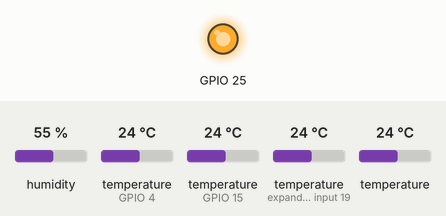
Bench run of a sketch on a simulated ESP32. On the bench: output pins drawn as LEDs (lit = HIGH). The test bench sets the inputs (shaded band); at power-on: humidity 55 %, temperature (sensors on GPIO 4, GPIO 15, expander input 19) 24 °C, temperature 24 °C. WiFi joins after 1.5 s; servers stay silent unless stated; the local clock reads 2024-03-15 10:24:30 at power-on unless the sketch sets it; storage starts empty; what the sketch prints to the serial monitor is not drawn. At 12.0 s the program puts the board to deep sleep or switches it off; the recording ends there.

Above: at 0.0 s.
Timing chart, 0 to 12.0 s (numbered marks = the images above):
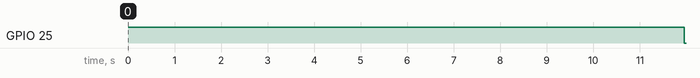

The sketch:

SCDI.ino
```cpp
/* DISPOSITIF DE COLLECTE DE DONNEE
  Auteur : TAMEKENG LANE ROMUALD
  Email: laneromuald@gmail.com
*/

/*Inclision des Bibliothèques Externes (BE)*/

//Bibliothèque pour gestion des capteurs DS18B20
#include <OneWire.h>
#include <DallasTemperature.h>

//Bibliothèque pour gestion du capteur AM2302
#include "DHT.h"

//Bibliothèque pour gestion du module RTC
#include "RTClib.h"

//Bibliothèque pour gestion de la Carte SD
#include "SD.h"

// Bibliothèque de gestion du WiFi avec ESP32
#include <WiFi.h>
#include "ThingSpeak.h"

/*Définition des Broches de communication*/
//Broche pour DS18B20
#define ONE_WIRE_BUS 15

//Broche pour HW-390
#define HSpin1 A0
#define HSpin2 A3
#define HSpin3 A6

//Broche et choix pour AM2302
#define DHTpin 4
#define DHTTYPE DHT22

/*Définition de la macro Date/Heure*/
#define countof(a) (sizeof(a) / sizeof(a[0]))

/*Configuration des instances de fonctions*/
//Pour Gestion des Capteurs DS18B20
OneWire oneWire(ONE_WIRE_BUS);
DallasTemperature ds18B20(&oneWire);

//Définition des Adresses pour gérer chaque capteur DS18B20
DeviceAddress ds18B20_1 = {0x28, 0xC5, 0x51, 0xFF, 0x62, 0x20, 0x1, 0xAC };
DeviceAddress ds18B20_2 = { 0x28, 0x17, 0x56, 0x57, 0x4, 0xE1, 0x3C, 0xA5 };
DeviceAddress ds18B20_3 = { 0x28, 0x24, 0xBC, 0x57, 0x4, 0xE1, 0x3C, 0x76 };

//Pour gestion du capteur AM2302
DHT dht(DHTpin, DHTTYPE);

//Pour gestion du module RTC
RTC_DS3231 rtc;
DateTime now;

//Pour Gestion du module Carte SD
File myFile;
const int CS = 5;
String datas;

//Parmètres du Deep Sleep
#define uS_TO_S_FACTOR 1000000ULL  /* Facteur de conversion des microsecondes en secondes */
#define TIME_TO_SLEEP  300     /* Temps de mise en veille de l'ESP32 (en secondes), Soit 5 min */
RTC_DATA_ATTR int bootCount = 0; // Enregistrement des données sur le mémoire RTC

// Paramètres ThingSpeak
const char* ssid1 = "XXXX";   // your network SSID (name)
const char* password1 = "XXXX";   // your network password
const char* ssid2 = "XXXX";   // your network SSID (name)
const char* password2 = "XXXX";   // your network password
WiFiClient  client;
unsigned long myChannelNumber = 1;
const char * myWriteAPIKey = "XXXX";


// Fonctions et Procédure utiles
/*
  Méthode pour imprimer la raison pour laquelle l'ESP32 a été réveillé de son sommeil
*/
void print_wakeup_reason() {
  esp_sleep_wakeup_cause_t wakeup_reason;

  wakeup_reason = esp_sleep_get_wakeup_cause();

  switch (wakeup_reason)
  {
    case ESP_SLEEP_WAKEUP_EXT0 : Serial.println("[Réveil causé par un signal externe utilisant RTC_IO]"); break;
    case ESP_SLEEP_WAKEUP_EXT1 : Serial.println("[Réveil provoqué par un signal externe utilisant RTC_CNTL]"); break;
    case ESP_SLEEP_WAKEUP_TIMER : Serial.println("[Réveil provoqué par la minuterie]"); break;
    case ESP_SLEEP_WAKEUP_TOUCHPAD : Serial.println("[Réveil provoqué par le pavé tactile]"); break;
    case ESP_SLEEP_WAKEUP_ULP : Serial.println("[Réveil causé par le programme ULP]"); break;
    default : Serial.printf("[Le réveil n'est pas dû à un sommeil profond : %d]\n", wakeup_reason); break;
  }
}

// Procédure d'écriture dans la Carte SD
void WriteFile(const char * path, String message) {

  myFile = SD.open(path,  FILE_APPEND);
  if (myFile) {
    Serial.printf("Enregistrement dans %s ", path);
    myFile.println(message);
    myFile.close(); // close the file:
    Serial.println("Enregistrement éffectuer.");
  }

  else {
    Serial.println("Erreur d'ouverture de fichier ");
    Serial.println(path);
  }
}

//Fonction d'initialisation
void setup() {

  Serial.begin(9600);
  //Configuration des Broches d'Entrée/Sortie
  pinMode(HSpin1, INPUT);
  pinMode(HSpin2, INPUT);
  pinMode(HSpin3, INPUT);
  pinMode(25,OUTPUT);
  digitalWrite(25,HIGH);
  // Initialisation pour Capteur DS18B20
  ds18B20.begin();

  // Initialisation pour Capteur AM2302
  dht.begin();

  //Initialisation pour Module RTC
  if (! rtc.begin()) {
    Serial.println("[Impossible de trouver le RTC]");
    // while (1);
    delay(5000);
    rtc.begin();
  }
  rtc.adjust(DateTime(__DATE__, __TIME__));

  //Initialisation pour Module Carte SD
  Serial.println("[Initialisation de la carte SD]...");
  if (!SD.begin(CS)) {
    Serial.println("[L'initialisation a échoué !]");
  }
  Serial.println("[Initialisation effectuée].");
  //Incrémenter le numéro de démarrage et l'imprimer à chaque redémarrage
  ++bootCount;
  Serial.println("[Numéro de démarrage : " + String(bootCount) + " ]");
  //La raison du réveil de l'ESP32
  print_wakeup_reason();
  /*
    Configuration la source de réveil, Réveil par Minuterie.
    Nous configurons notre ESP32 pour qu'il se réveille toutes les 5 Min.
  */
  esp_sleep_enable_timer_wakeup(TIME_TO_SLEEP * uS_TO_S_FACTOR);
  Serial.println("[ESP32 en veille à chaque " + String(TIME_TO_SLEEP) + " Secondes]");

  // Une fois Réveillé nous Pouvons effectuer nos Traitements
  Serial.println("===========================================================");
  //Initialisation WiFi
  WiFi.mode(WIFI_STA);

  // Initialisation de ThingSpeak
  ThingSpeak.begin(client);

  // Connection ou reconnection au WiFi
  if (WiFi.status() != WL_CONNECTED) {
    for (int i = 1; i <= 5; i++) {
      if (WiFi.status() != WL_CONNECTED) {
        Serial.println("[Tentative de connexion]");
        WiFi.begin(ssid1, password1);
        delay(2000);
      }
      else {
        i = 16;
        Serial.println("\n[Connecté Au WiFi] :");

      }
    }
    if (WiFi.status() != WL_CONNECTED) {
      Serial.println("\n[PA WiFi Indisponible.]");
    }
  }
  Serial.println("-----------------------------------------");
  delay(2000);
  Serial.println("[Collecte et Stockages des Données]");
  /*Récupération des valeurs*/

  /*Site 1 MAIS Varièté 1 : CMS 8704 */
  Serial.println("[Données Pédologiques Site 1 (Maïs CMS 8704)] :");
  int x1 = analogRead(HSpin1);
  Serial.print("- Humidité du sol:");
  Serial.print(x1);
  Serial.println("%");
  ds18B20.requestTemperatures(); // Send the command to get temperatures
  Serial.print("- Température du sol:");
  Serial.print(ds18B20.getTempC(ds18B20_1));
  Serial.println("°C");
  Serial.println("-----------------------------------------");

  /*Site 2 MAIS Varièté 2 : CHH 101*/
  Serial.println("[Données Pédologiques Site 2 (Maïs CHH 101)] :");
  int x2 = analogRead(HSpin2);
  Serial.print("- Humidité du sol:");
  Serial.print(x2);
  Serial.println("%");
  Serial.print("- Température du sol:");
  Serial.print(ds18B20.getTempC(ds18B20_3));
  Serial.println("°C");
  Serial.println("-----------------------------------------");


  /*Site 3 PASTEQUE*/
  Serial.println("[Données Pédologiques Site 3 (Pastèque Crympson)] :");
  int x3 = analogRead(HSpin3);
  Serial.print("- Humidité du sol:");
  Serial.print(x3);
  Serial.println("%");
  Serial.print("- Température du sol:");
  Serial.print(ds18B20.getTempC(ds18B20_2));
  Serial.println("°C");
  Serial.println("-----------------------------------------");
  delay(2000);

  Serial.println("[Données Météorologique sur Site] :");

  float HR = dht.readHumidity();
  float TA = dht.readTemperature();
  // On Vérifie si une lecture a échoué et on affiche un message.
  if (isnan(HR) || isnan(TA)) {
    Serial.println(F("[Échec de la lecture du capteur AM2302 !]"));
  }
  Serial.print(F("- Humidité Relative:"));
  Serial.print(HR);
  Serial.println("%");
  Serial.print(F("- Température de l'Air:"));
  Serial.print(TA);
  Serial.println(F("°C "));
  Serial.println("-----------------------------------------");
  delay(4000);

  //Récupération de la date dans un format unique
  char datestring[20];
  now = rtc.now();
  snprintf_P(datestring,
             countof(datestring),
             PSTR("%02u/%02u/%04u,%02u:%02u:%02u"),
             now.day(),
             now.month(),
             now.year(),
             now.hour(),
             now.minute(),
             now.second() );
  //Stockage Local des données
  datas = String(datestring) + "," + String(x1) + "," + String(ds18B20.getTempC(ds18B20_1)) + "," + String(HR) + "," + String(TA);
  WriteFile("/Site_1.txt", datas);
  datas = String(datestring) + "," + String(x2) + "," + String(ds18B20.getTempC(ds18B20_3)) + "," + String(HR) + "," + String(TA);
  WriteFile("/Site_2.txt", datas);
  datas = String(datestring) + "," + String(x3) + "," + String(ds18B20.getTempC(ds18B20_2)) + "," + String(HR) + "," + String(TA);
  WriteFile("/Site_3.txt", datas);

  //Essaie d'accès à un autre Point d'Accès WiFi en cas d'Indisponibilité de l'autre
  if (WiFi.status() != WL_CONNECTED) {
    for (int i = 1; i <= 5; i++) {
      if (WiFi.status() != WL_CONNECTED) {
        Serial.println("[Tentative de connexion]");
        WiFi.begin(ssid2, password2);
        delay(2000);
      }
      else {
        i = 16;
        Serial.println("\n[Connecté Au WiFi]:");
      }
    }
    if (WiFi.status() != WL_CONNECTED) {
      Serial.println("\n[WiFi Indisponible.]");
      WriteFile("/Log.txt", String(datestring) + ": [WiFi Indisponible..] " );
      Serial.println("----------------------------------------------------------");
    }
  }
  //Envoie de la valeur de chaque capteur avec ThingSpeak.setField
  ThingSpeak.setField(1, float(x1));
  ThingSpeak.setField(2, ds18B20.getTempC(ds18B20_1));
  ThingSpeak.setField(3, float(x2));
  ThingSpeak.setField(4, ds18B20.getTempC(ds18B20_3));
  ThingSpeak.setField(5, float(x3));
  ThingSpeak.setField(6, ds18B20.getTempC(ds18B20_2));
  ThingSpeak.setField(7, HR );
  ThingSpeak.setField(8, TA);

  //Envoie de tous le pacquet sur ThingSpeak. Il y a jusqu'à 8 champs dans un canal,
  //ce qui permet de stocker jusqu'à 8 informations différentes dans un canal.
  int code = ThingSpeak.writeFields(myChannelNumber, myWriteAPIKey);
  if (code == 200) {
    Serial.println("[Mise à jour du canal réussie.]");
  }
  else {
    Serial.println("Problème de mise à jour du canal. Code d'erreur HTTP " + String(code));
    WriteFile("/Log.txt", String(datestring) + " : [Problème de mise à jour du canal. Code d'erreur HTTP " + String(code) + "]");
  }
  Serial.println("=========================================");

  /*
      Une Fois les traitement terminés on Fait Passer L'ESP32 en Mode Deep Mode
  */
  digitalWrite(25,LOW);
  Serial.println("[Départ pour Mode Deep Sleep]");
  Serial.flush();
  esp_deep_sleep_start();
  //Tous ce qui sera ici ne pourra pas s'afficher, ne pourra pas être éxécuté
}

//Fonction de Boucle
void loop() {
  //La fonction Loop N'est Utile en Mode Deep Sleep
}
```

Measured:
- by itself, GPIO 25: LOW → HIGH at 0.00 s, → LOW 12.0 s later
